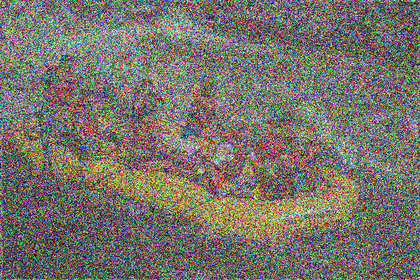
%> input picture BRISQUE_release/testimage1.bmp, 420 x 280 px, shrunk from 768 x 512 before the run
$ octave joint_entropy.m   (GNU Octave 9; MATLAB toolbox functions it lacks are replaced by stand-ins)
%> lines starting %> are read from the running program, lines starting %| are printed output that depends on the picture
%计算联合熵

%输入图像
[filename, pathname] = uigetfile('*.*','待计算图像1');
%> the answer given: ../BRISQUE_release/testimage1.bmp
image1=imread([pathname, filename]);
%> image1 is the input picture: size 280x420x3 uint8; mean R, G, B 119.7, 115.3, 106.5
A=image1;
[filename, pathname] = uigetfile('*.*','待计算图像2');
%> the answer given: ../BRISQUE_release/testimage2.bmp
image2=imread([pathname, filename]);
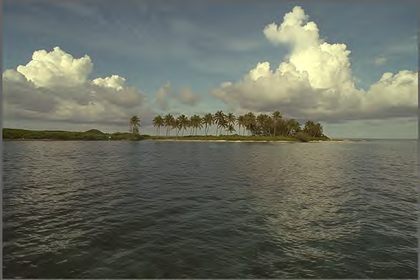
%> input picture BRISQUE_release/testimage2.bmp, 420 x 280 px, shrunk from 768 x 512 before the run
%> image2 is the input picture: size 280x420x3 uint8; mean R, G, B 103, 106.9, 95.4
B=image2;

[M,N]=size(A);
%> M = 280; N = 1260
temp=zeros(256,256);

%对图像的灰度值成对地做统计
for m=1:M;
for n=1:N;

if A(m,n)==0;
i=1;
else
i=A(m,n)+1;
end

if B(m,n)==0;
j=1;
else
j=B(m,n)+1;
end

temp(i,j)=temp(i,j)+1;
end
end
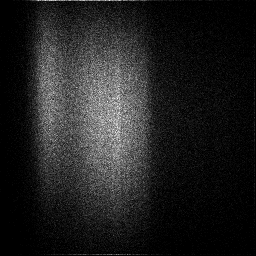
%> temp: size 256x256 double; min 0, max 42, mean 5.4; drawn with min black and max white
%> after the loop, i = 205; j = 110
temp=temp./(M*N);

%由熵的定义做计算
result=0;

for i=1:size(temp,1)
for j=1:size(temp,2)
if temp(i,j)==0;
result=result;
else
result=result-temp(i,j)*log2(temp(i,j));
end
end
end
%> after the loop, result = 14.91
result
%> result = 14.91
